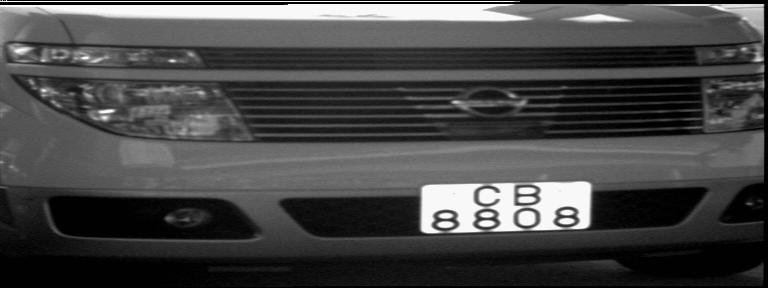
%> input picture EX6 Handwritten Digit Recognition & Its Appliance On License Plate/plate_number.png, 768 x 288 px
$ octave homework6.m   (GNU Octave 9; MATLAB toolbox functions it lacks are replaced by stand-ins)
%> lines starting %> are read from the running program, lines starting %| are printed output that depends on the picture; in (x1, y1, x2, y2) boxes, pixels count from 0 and x2, y2 are one past the last pixel; in counts of white or black regions, pixels touching at a corner belong together; the program's own positions count from 1
clear all
A = imread('plate_number.png');
%> A is the input picture: size 288x768 uint8; min 0, max 255, mean 70.2
P = im2bw(A,0.7);  % 二值化
%> P: size 288x768 logical; 6.5% white; 29 white regions (11 under 20 px), largest, box (x1, y1, x2, y2) and area: (0, 4, 530, 21) 6872, (479, 182, 591, 231) 3140, (421, 184, 485, 233) 2133
figure(),imshow(P)
title('二值化结果','FontSize',12)
P = bwareaopen(P,2000);  % 把小面积去掉
I1 = bwareaopen(P,5000);
%> I1: size 288x768 logical; 3.1% white; 1 white region, box (x1, y1, x2, y2) and area: (0, 4, 530, 21) 6872
P = P-I1;  % 把大面积去掉
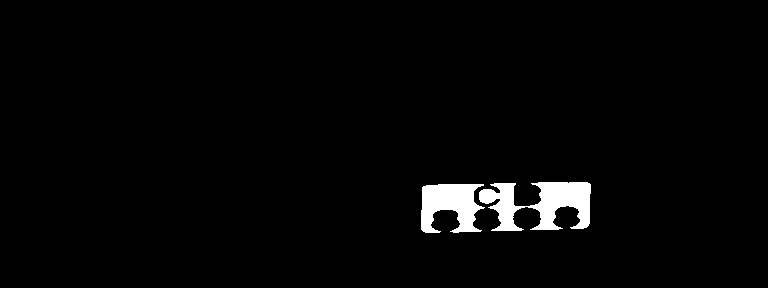
%> P: size 288x768 double; values 0 (black) and 1 (white), 2.4% white; 2 white regions, box (x1, y1, x2, y2) and area: (479, 182, 591, 231) 3140, (421, 184, 485, 233) 2133
figure(),imshow(P)
title('去噪结果','FontSize',12)
[x y] = find(P ==1);
%> x = 5273 values from 183 to 233; y = 5273 values from 422 to 591
xmin = min(x); xmax = max(x);
%> after `xmin = min(x)`: xmin = 183
%> after `xmax = max(x)`: xmax = 233
ymin = min(y); ymax = max(y);
%> after `ymin = min(y)`: ymin = 422
%> after `ymax = max(y)`: ymax = 591
rects = [ymin-1,xmin-1,ymax-ymin+2,xmax-xmin+2];  % 将车牌区域的边界条件保存到rects
%> rects = [421 182 171 52]
figure, imshow(A)
rectangle('Position',rects,'EdgeColor','r','LineWidth',1);  % 定位车牌区域，并用红色的框标记
title('车牌定位','FontSize',12)
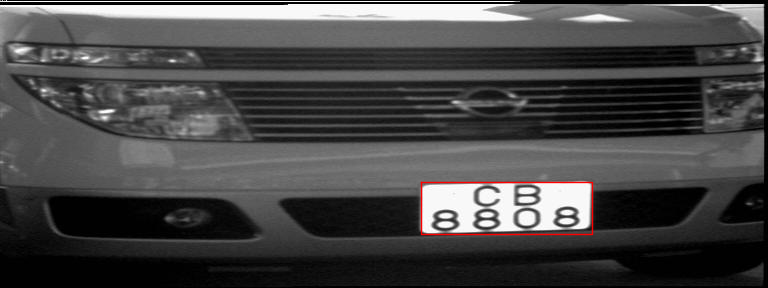
%> figure redrawn from the program's plot data; its title reads '车牌定位'
P = imcrop(A,rects);  % 按照红线框切割车牌区域
%> P: size 53x172 uint8
figure()
subplot(1,2,1),imshow(P)
title('校正前')
% 水平方向调整
T=affine2d([0 1 0;1 0 0;0 0 1]);
I2=imwarp(P,T);  % 图像转置，顺时针旋转90°调整水平方向
theta = -20 : 20;  % 设置倾斜角度的范围
r1 = radon(I2, theta);  % radon变换确定倾斜角
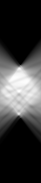
%> r1: size 183x41 double; min 0, max 40444.8, mean 9704.5; drawn with min black and max white
result1 = sum(abs(diff(r1)), 1);  % 求出行倒数绝对值的累加和，最大的对应倾斜角
%> result1 = 41 values, max 136931.4 at index 19, min 69038.8 at index 1, mean 90602.9
rot1 = find(result1==max(result1))-21;
%> rot1 = -2
P = imrotate(P, rot1);
%> P: size 59x174 uint8
% 竖直方向调整
r2 = radon(P, theta);
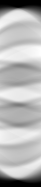
%> r2: size 187x41 double; min 0, max 13434.4, mean 9495.3; drawn with min black and max white
result2 = sum(abs(diff(r2)), 1);
%> result2 = 41 values, max 70004.5 at index 18, min 52524.1 at index 41, mean 63730.5
rot2 = (find(result2==max(result2))-21)/57.3;  % 将数值转为角度
%> rot2 = -0.0524
if rot2>0
    T1 = affine2d([1 0 0 ; -tan(rot2) 1 0 ; size(P, 1) * tan(rot2) 0 1]);
else
    T1 = affine2d([1 0 0 ; tan(-rot2) 1 0 ; size(P, 1) * tan(-rot2) 0 1]);
end
P = imwarp(P, T1);
%> P: size 59x178 uint8
subplot(1,2,2), imshow(P)
title('校正后')
suptitle('倾斜校正')
P = im2bw(P,0.7);  % 二值化
%> P: size 59x178 logical; 57.7% white; 1 black region, box (x1, y1, x2, y2) and area: (0, 0, 178, 59) 4441
se = [1;1;1];
P = imerode(P,se);
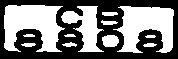
%> P: size 59x178 logical; 49.3% white; 12 white regions, largest, box (x1, y1, x2, y2) and area: (4, 5, 65, 52) 1923, (113, 6, 174, 53) 1799, (61, 6, 104, 52) 947
[x y] = find(P ==1);
%> x = 5177 values from 6 to 53; y = 5177 values from 5 to 174
xmin = min(x); xmax = max(x);
%> after `xmin = min(x)`: xmin = 6
%> after `xmax = max(x)`: xmax = 53
ymin = min(y); ymax = max(y);
%> after `ymin = min(y)`: ymin = 5
%> after `ymax = max(y)`: ymax = 174
rects = [ymin,xmin,ymax-ymin,xmax-xmin];
%> rects = [5 6 169 47]
P = imcrop(P,rects);  % 二值化
%> P: size 48x170 logical; 63.4% white; 6 black regions (3 under 20 px), largest, box (x1, y1, x2, y2) and area: (0, 0, 170, 48) 2451, (132, 24, 159, 48) 450, (163, 11, 170, 48) 50
P = P(3:end-2,6:end-5);  % 裁边
%> P: size 44x160 logical; 65.2% white; 6 black regions (2 under 20 px), largest, box (x1, y1, x2, y2) and area: (87, 0, 115, 44) 800, (47, 0, 75, 44) 765, (5, 22, 34, 44) 461, (127, 22, 154, 44) 417
figure, imshow(P)
title('精确定位','FontSize',12)
[m n] = size(P);
%> m = 44; n = 160
m = ceil(m/2); n = ceil(n/4);
%> after `m = ceil(m/2)`: m = 22
%> after `n = ceil(n/4)`: n = 40
B1 = P(m+1:end,1:n);
%> B1: size 22x40 logical; 47.6% white; 4 white regions, box (x1, y1, x2, y2) and area: (27, 0, 40, 22) 176, (0, 0, 14, 22) 167, (12, 14, 27, 18) 46, (14, 5, 26, 8) 30
B2 = P(m+1:end,n+1:2*n);
B3 = P(m+1:end,2*n+1:3*n);
B4 = P(m+1:end,3*n+1:end);
figure()
subplot(1,4,1),imshow(B1)
subplot(1,4,2),imshow(B2)
subplot(1,4,3),imshow(B3)
subplot(1,4,4),imshow(B4)
%> after `imshow(B4)`:
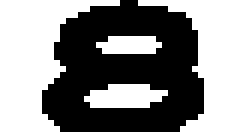
%> displayed picture: size 22x40 logical (shown 6 times larger); 52.6% white; 1 black region, box (x1, y1, x2, y2) and area: (7, 0, 34, 22) 417
suptitle('数字分割')
B = [B1(:) B2(:) B3(:) B4(:)];
temp = zeros(28,28);
C = zeros(784,4);
figure()
for i = 1:4
%> this loop made 4 passes; what is shown inside it comes from the first
%> `B = [B1(:) B2(:) B3(:) B4(:)];`: B = 880 rows, first 8: [true true true true; true true true true; true true true true; true true true true; true true true true; true true true true; true true true true; true true true true]
    img = B(:,i);
%> img = 880 logical values, 419 true
    img = reshape(img,size(B1));
    [x y] = find(img == 0);
%> x = 461 values from 1 to 22; y = 461 values from 6 to 34
    img = img(min(x):max(x),min(y):max(y));
%> img: size 22x29 logical; 27.7% white; 6 white regions (2 under 20 px), largest, box (x1, y1, x2, y2) and area: (7, 14, 22, 18) 46, (0, 0, 9, 13) 43, (9, 5, 21, 8) 30, (22, 0, 29, 12) 28
    img = imresize(img,[20,20]);
%> img: size 20x20 logical; 25.2% white; 6 white regions (4 under 20 px), largest, box (x1, y1, x2, y2) and area: (0, 0, 6, 12) 26, (5, 13, 15, 16) 21
    temp(5:24,5:24) = 1 - img;
    subplot(1,4,i),imshow(temp)
    C(:,i) = temp(:);
end
suptitle('归一化')
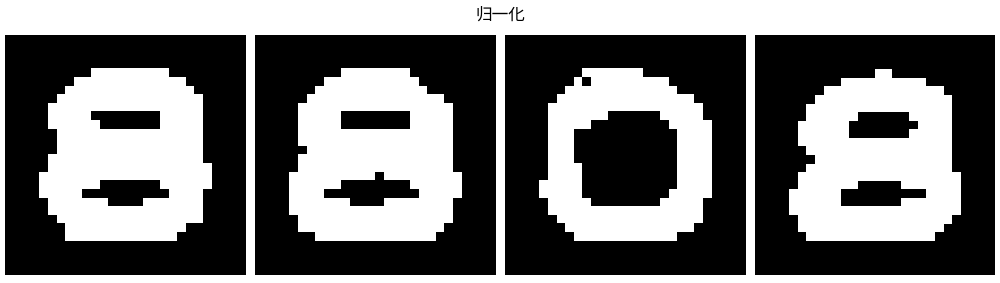
%> figure redrawn from the program's plot data, 4 panels
%> (the run ends here)
